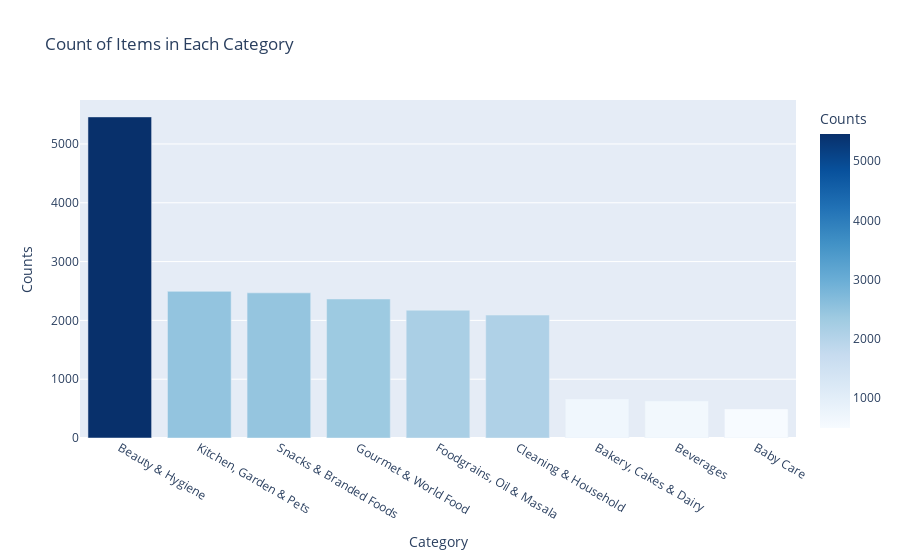

Notebook source saved alongside this figure:
### Code cell
px.bar(data_frame=counts_df,
 x='Category',
 y='Counts',
 color='Counts',
 color_continuous_scale='blues',
 title=f'Count of Items in Each Category')

### Figure 1 — Plotly figure (JSON) as saved in the notebook; plotly's stock layout.template omitted (floating-point values rounded to 4 significant figures)
{"data": [{"alignmentgroup": "True", "hovertemplate": "Category=%{x}<br>Counts=%{marker.color}<extra></extra>", "legendgroup": "", "marker": {"color": [5460, 2494, 2468, 2364, 2173, 2091, 665, 630, 495], "coloraxis": "coloraxis", "pattern": {"shape": ""}}, "name": "", "offsetgroup": "", "orientation": "v", "showlegend": false, "textposition": "auto", "type": "bar", "x": ["Beauty & Hygiene", "Kitchen, Garden & Pets", "Snacks & Branded Foods", "Gourmet & World Food", "Foodgrains, Oil & Masala", "Cleaning & Household", "Bakery, Cakes & Dairy", "Beverages", "Baby Care"], "xaxis": "x", "y": [5460, 2494, 2468, 2364, 2173, 2091, 665, 630, 495], "yaxis": "y"}], "layout": {"barmode": "relative", "coloraxis": {"colorbar": {"title": {"text": "Counts"}}, "colorscale": [[0, "rgb(247,251,255)"], [0.125, "rgb(222,235,247)"], [0.25, "rgb(198,219,239)"], [0.375, "rgb(158,202,225)"], [0.5, "rgb(107,174,214)"], [0.625, "rgb(66,146,198)"], [0.75, "rgb(33,113,181)"], [0.875, "rgb(8,81,156)"], [1, "rgb(8,48,107)"]]}, "legend": {"tracegroupgap": 0}, "title": {"text": "Count of Items in Each Category"}, "xaxis": {"anchor": "y", "domain": [0, 1], "title": {"text": "Category"}}, "yaxis": {"anchor": "x", "domain": [0, 1], "title": {"text": "Counts"}}}}
